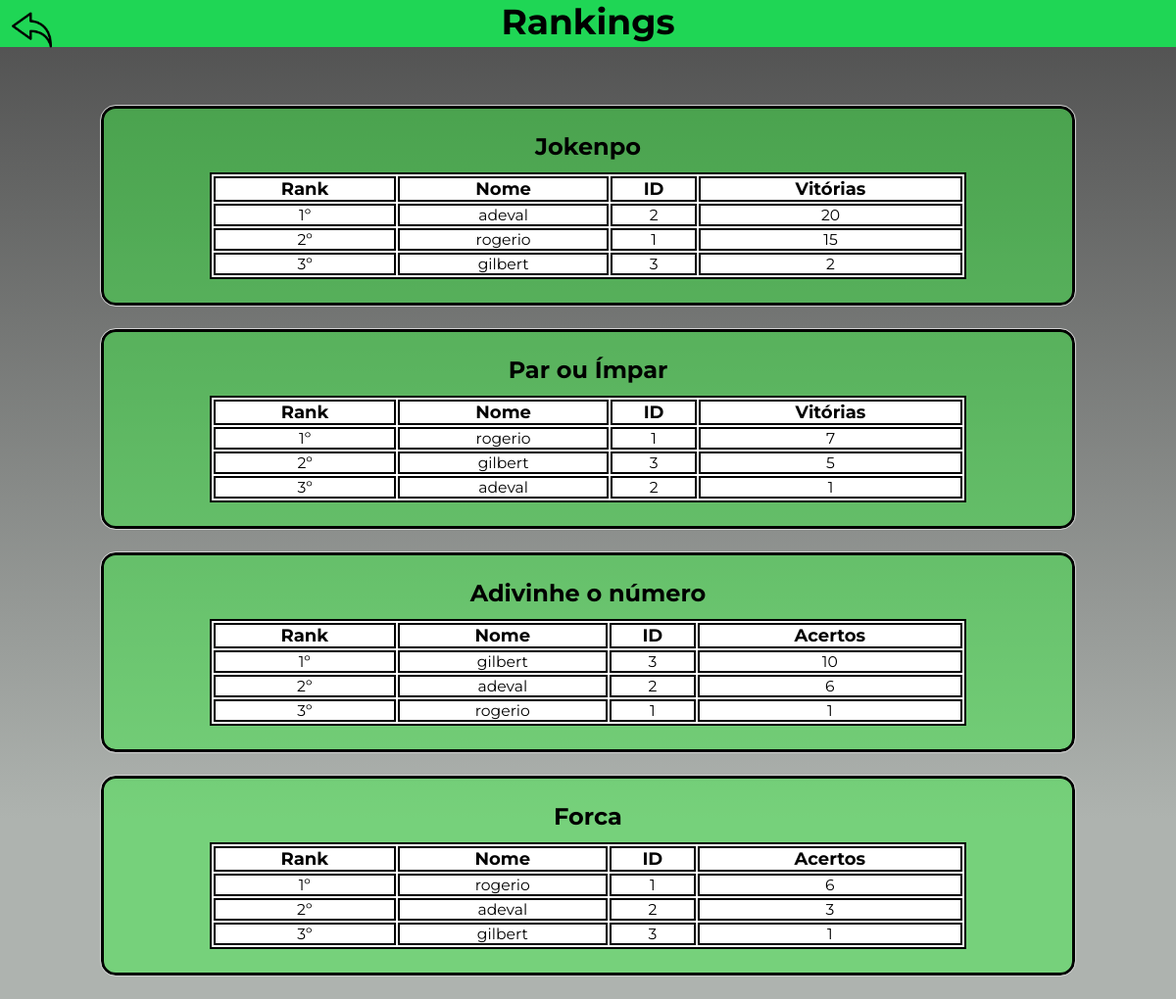
The app's page /menu/placar.php with its own data.
### tables this page shows
create table jokenpo (	FKuser_id int,
						foreign key  (FKuser_id) references usuario (id),
                        vitoria int,
                        derrota int,
                        empate int
);

create table usuario (	nome varchar(30) not null,
						email varchar(30) unique not null,
                        id int not null auto_increment,
						senha char(8) not null,
						ativo bool not null,
                        primary key (id)
);

create table parimpar (	FKuser_id int,
						foreign key (FKuser_id) references usuario (id),
						vitoria int,
						derrota int
);

create table guessnum (	FKuser_id int,
						foreign key (FKuser_id) references usuario (id),
						acerto int,
						erro int
);

create table forca (FKuser_id int,
					foreign key (FKuser_id) references usuario (Id),
					acerto int,
					erro int
                    );

### menu/placar.php (the view, shortened to what this page needs)
<!DOCTYPE html>
<html lang="pt-br">
<head>
    <link rel="stylesheet" href="../style/style.css"/>
</head>
<body>
<header>
    <div class="voltarIcon">
        <a href="menu.php"><img src="../assets/voltar.png"></a>
    </div>
    <h1>Rankings</h1>
</header>
<?php
    $host = "localhost:3306"; $user = "root"; $pas = ""; $base = "tchopsjogos"; $con = mysqli_connect($host, $user, $pas, $base);
    $resjkp = mysqli_query($con, "select u.nome, u.id, j.vitoria from usuario u left join jokenpo j on u.id = FKuser_id order by j.vitoria desc");
    $respar = mysqli_query($con, "select u.nome, u.id, p.vitoria from usuario u left join parimpar p on u.id = FKuser_id order by p.vitoria desc");
    $resguess = mysqli_query($con, "select u.nome, u.id, g.acerto from usuario u left join guessnum g on u.id = FKuser_id order by g.acerto desc");
    $resforca = mysqli_query($con, "select u.nome, u.id, f.acerto from usuario u left join forca f on u.id = FKuser_id order by f.acerto desc");
        echo " <div class='rank'><h2>Jokenpo</h2>  <div class='tabela'> <table> <tr> <th>Rank</th> <th>Nome</th> <th>ID</th> <th>Vitórias</th> </tr>";
        $i = 1;
        while($i <= 3)
        {
            $escrever = mysqli_fetch_array($resjkp);
            echo "<tr> <td>".$i."º</td> <td>".$escrever['nome']."</td> <td>".$escrever['id']."</td><td>".$escrever['vitoria']."</td> </tr>";
            $i+=1;
        }
        echo"</table> </div> </div>";
        echo " <div class='rank'><h2>Par ou Ímpar</h2>  <div class='tabela'><table> <tr> <th>Rank</th> <th>Nome</th> <th>ID</th> <th>Vitórias</th> </tr>";
        $i = 1;
        while($i <= 3)
        {
            $escrever = mysqli_fetch_array($respar);
            echo "<tr> <td>".$i."º</td>  <td>".$escrever['nome']."</td> <td>".$escrever['id']."</td><td>".$escrever['vitoria']."</td></tr>";
            $i+=1;
        }
        echo"</table> </div> </div>";
        echo " <div class='rank'><h2>Adivinhe o número</h2>  <div class='tabela'><table> <tr> <th>Rank</th> <th>Nome</th> <th>ID</th> <th>Acertos</th> </tr>";
        $i = 1;
        while($i <= 3)
        {
            $escrever = mysqli_fetch_array($resguess);
            echo "<tr> <td>".$i."º</td>  <td>".$escrever['nome']."</td> <td>".$escrever['id']."</td><td>".$escrever['acerto']."</td></tr>";
            $i+=1;
        }
        echo"</table> </div> </div>";
        echo " <div class='rank'><h2>Forca</h2>  <div class='tabela'><table> <tr> <th>Rank</th> <th>Nome</th> <th>ID</th> <th>Acertos</th> </tr>";
        $i = 1;
        while($i <= 3)
        {
            $escrever = mysqli_fetch_array($resforca);
            echo "<tr> <td>".$i."º</td>  <td>".$escrever['nome']."</td> <td>".$escrever['id']."</td><td>".$escrever['acerto']."</td></tr>";
            $i+=1;
        }
        echo"</table> </div> </div>";
?>
</body>
</html>

### style/style.css (style rules this page uses)
* { margin: 0; padding: 0; }
body { font-family: 'Montserrat', sans-serif; text-align: center; background: linear-gradient(180deg, rgba(78,78,78,1) 0%, rgba(174,179,175,1) 82%); height: 100vh; }
header { background-color: #1fd655; margin: auto 0; margin-bottom: 5vw; height: 4vw; }
header h1 { font-size: 3vw; margin: auto auto; }
.voltarIcon { position: absolute; left: 1%; top: 1%; width: 3.4vw; height: 3.4vw; }
.voltarIcon img, .placarIcon img { width: 100%; }
.tabela { display: flex; justify-content: center; border: solid 2px #000; background-color: #fff; width: 80%; margin: 0 auto; }
td { font-size: 1.3vw; }
th { font-size: 1.5vw; }
td, th { border: 2px solid #000; }
.tabela table { width: 100%; }
.rank { background-color: rgba(57, 240, 66, 0.479); width: 80%; margin: 0 auto; border: 3px solid black; border-radius: 15px; outline: solid 1px #d1d1d1; padding: 2vw 1.2vw; margin-bottom: 2vw; }
.rank h2 { margin-bottom: 1vw; font-size: 2vw; }

### menu/placar.php (style rules this page uses)
body { height: auto; }

### records on screen
jokenpo: FKuser_id.nome "adeval", FKuser_id "2", vitoria "20"
jokenpo: FKuser_id.nome "rogerio", FKuser_id "1", vitoria "15"
jokenpo: FKuser_id.nome "gilbert", FKuser_id "3", vitoria "2"
parimpar: FKuser_id.nome "rogerio", FKuser_id "1", vitoria "7"
parimpar: FKuser_id.nome "gilbert", FKuser_id "3", vitoria "5"
parimpar: FKuser_id.nome "adeval", FKuser_id "2", vitoria "1"
guessnum: FKuser_id.nome "gilbert", FKuser_id "3", acerto "10"
guessnum: FKuser_id.nome "adeval", FKuser_id "2", acerto "6"
guessnum: FKuser_id.nome "rogerio", FKuser_id "1", acerto "1"
forca: FKuser_id.nome "rogerio", FKuser_id "1", acerto "6"
forca: FKuser_id.nome "adeval", FKuser_id "2", acerto "3"
forca: FKuser_id.nome "gilbert", FKuser_id "3", acerto "1"
